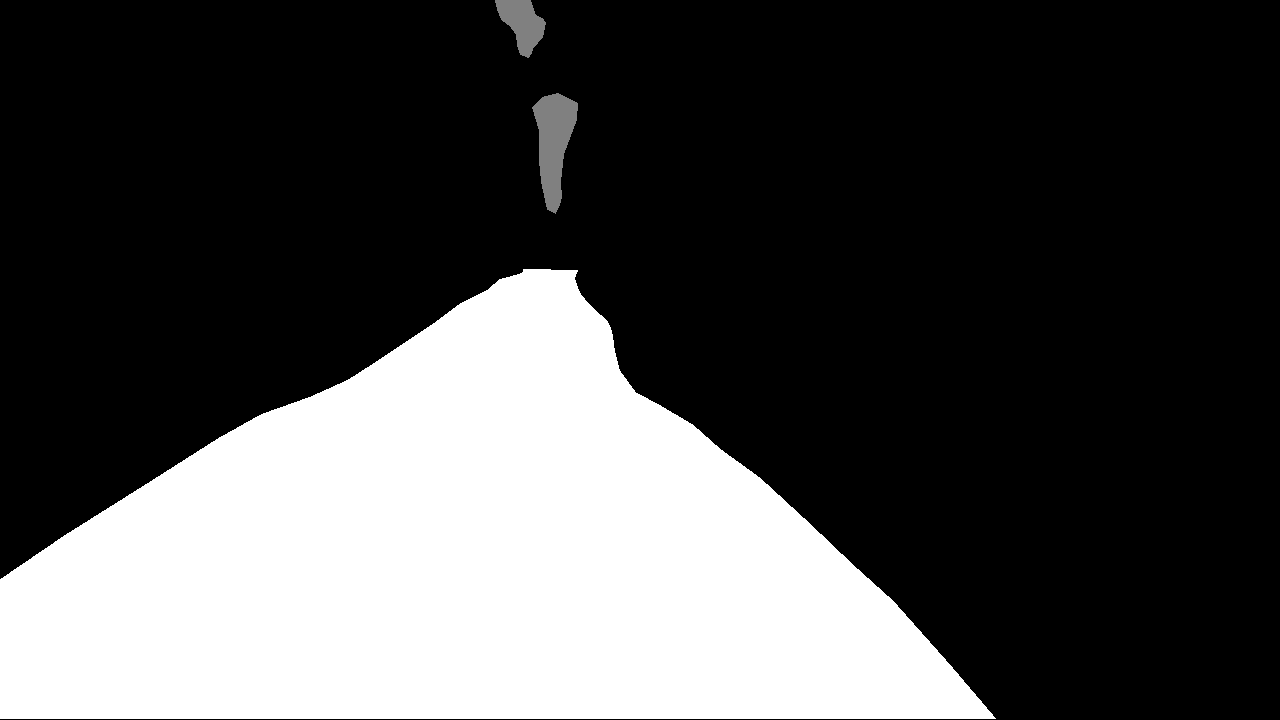
#> input picture utilize_camera/p2b/orfd/gt_img.png, 1280 x 720 px
$ python gt2b.py
#> lines starting #> are read from the running program, lines starting #| are printed output that depends on the picture; after the words box and inside, x2 and y2 are one past the last pixel; in counts of white or black regions, pixels touching at a corner belong together
import numpy as np
from PIL import Image
import cv2

def binary_convert(image_path):
#> called with image_path = 'orfd/gt_img.png'
    img_np = np.array(Image.open(image_path))
#> img_np is the input picture: shape (720, 1280); min 0, max 255, mean 75
    img_np[img_np != 255] = 0 # binary convert
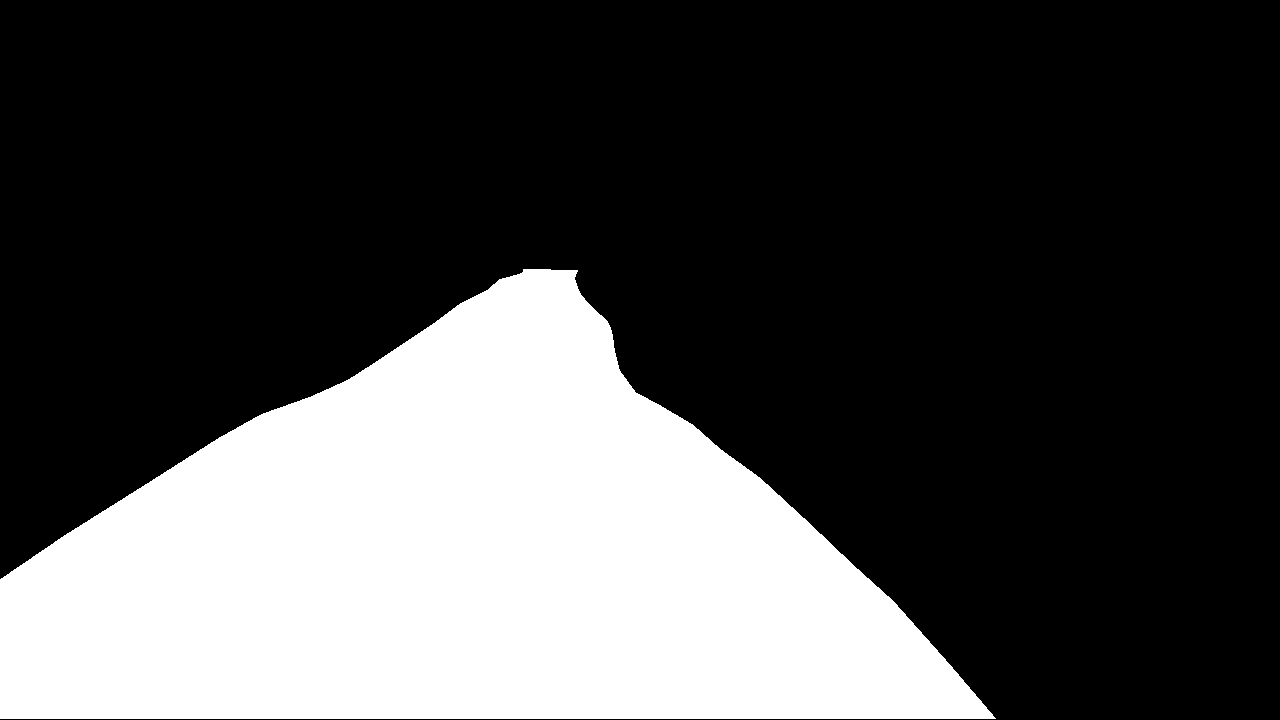
#> img_np: shape (720, 1280); 29.1% white; 1 white region, box (x1, y1, x2, y2) and area: (0, 269, 996, 719) 268595
    return img_np

def display_image(img):
    cv2.imshow("{} img".format(img), img)
    cv2.waitKey(0)
    cv2.destroyAllWindows()

if __name__ == "__main__":
    image_path = 'orfd/gt_img.png'
    binary_img = binary_convert(image_path)
    display_image(binary_img)

    # save img
    # Image.fromarray(binary_img).save('binary_gt_img.png')
